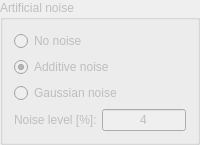
    <widget class="QGroupBox" name="Noise_Box">
     <property name="enabled">
      <bool>false</bool>
     </property>
     <property name="sizePolicy">
      <sizepolicy hsizetype="Maximum" vsizetype="Preferred">
       <horstretch>0</horstretch>
       <verstretch>0</verstretch>
      </sizepolicy>
     </property>
     <property name="title">
      <string>Artificial noise</string>
     </property>
     <layout class="QGridLayout" name="gridLayout_9">
      <item row="2" column="0">
       <widget class="QRadioButton" name="radNoiseGauss">
        <property name="text">
         <string>Gaussian noise    </string>
        </property>
        <attribute name="buttonGroup">
         <string notr="true">rad_group_noise</string>
        </attribute>
       </widget>
      </item>
      <item row="0" column="0">
       <widget class="QRadioButton" name="radNoiseOff">
        <property name="text">
         <string>No noise</string>
        </property>
        <attribute name="buttonGroup">
         <string notr="true">rad_group_noise</string>
        </attribute>
       </widget>
      </item>
      <item row="4" column="0">
       <widget class="QFrame" name="frame_3">
        <property name="frameShape">
         <enum>QFrame::NoFrame</enum>
        </property>
        <property name="frameShadow">
         <enum>QFrame::Plain</enum>
        </property>
        <property name="lineWidth">
         <number>0</number>
        </property>
        <layout class="QHBoxLayout" name="horizontalLayout_3">
         <property name="spacing">
          <number>3</number>
         </property>
         <property name="leftMargin">
          <number>0</number>
         </property>
         <property name="topMargin">
          <number>0</number>
         </property>
         <property name="rightMargin">
          <number>0</number>
         </property>
         <property name="bottomMargin">
          <number>0</number>
         </property>
         <item>
          <widget class="QLabel" name="lblNoiseLevel">
           <property name="text">
            <string>Noise level [%]:</string>
           </property>
          </widget>
         </item>
         <item>
          <widget class="QLineEdit" name="txtNoiseLevel">
           <property name="sizePolicy">
            <sizepolicy hsizetype="Ignored" vsizetype="Fixed">
             <horstretch>0</horstretch>
             <verstretch>0</verstretch>
            </sizepolicy>
           </property>
           <property name="layoutDirection">
            <enum>Qt::LeftToRight</enum>
           </property>
           <property name="inputMethodHints">
            <set>Qt::ImhDigitsOnly</set>
           </property>
           <property name="inputMask">
            <string/>
           </property>
           <property name="text">
            <string>4</string>
           </property>
           <property name="maxLength">
            <number>1</number>
           </property>
           <property name="alignment">
            <set>Qt::AlignCenter</set>
           </property>
          </widget>
         </item>
        </layout>
       </widget>
      </item>
      <item row="1" column="0">
       <widget class="QRadioButton" name="radNoiseAdd">
        <property name="text">
         <string>Additive noise</string>
        </property>
        <property name="checked">
         <bool>true</bool>
        </property>
        <attribute name="buttonGroup">
         <string notr="true">rad_group_noise</string>
        </attribute>
       </widget>
      </item>
     </layout>
    </widget>
